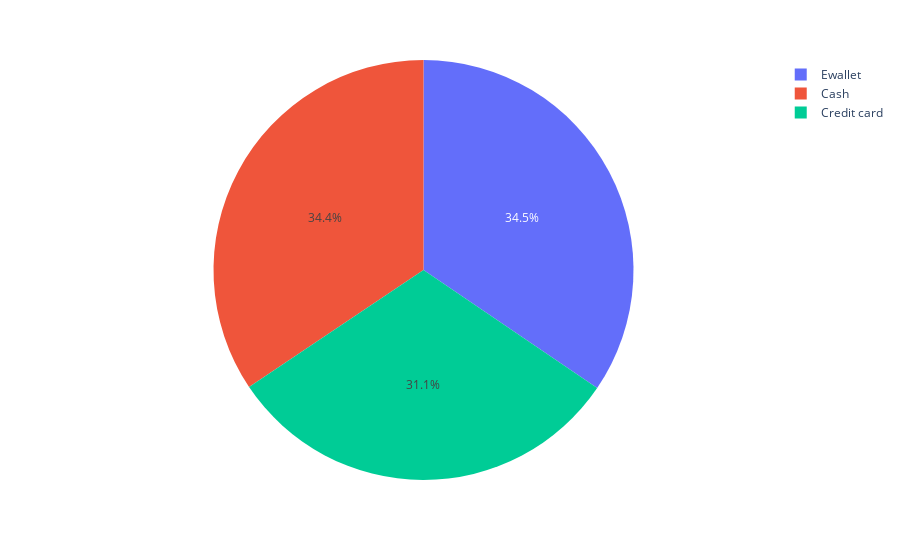

The notebook cell saved with this chart:
### Code cell
px.pie(data_4,values='all city',names=data_4.index) #select city

### Figure 1 — Plotly figure (JSON) as saved in the notebook; plotly's stock layout.template omitted (floating-point values rounded to 4 significant figures)
{"data": [{"domain": {"x": [0, 1], "y": [0, 1]}, "hovertemplate": "Payment=%{label}<br>all city=%{value}<extra></extra>", "labels": ["Cash", "Credit card", "Ewallet"], "legendgroup": "", "name": "", "showlegend": true, "type": "pie", "values": [344, 311, 345]}], "layout": {"legend": {"tracegroupgap": 0}, "margin": {"t": 60}}}
